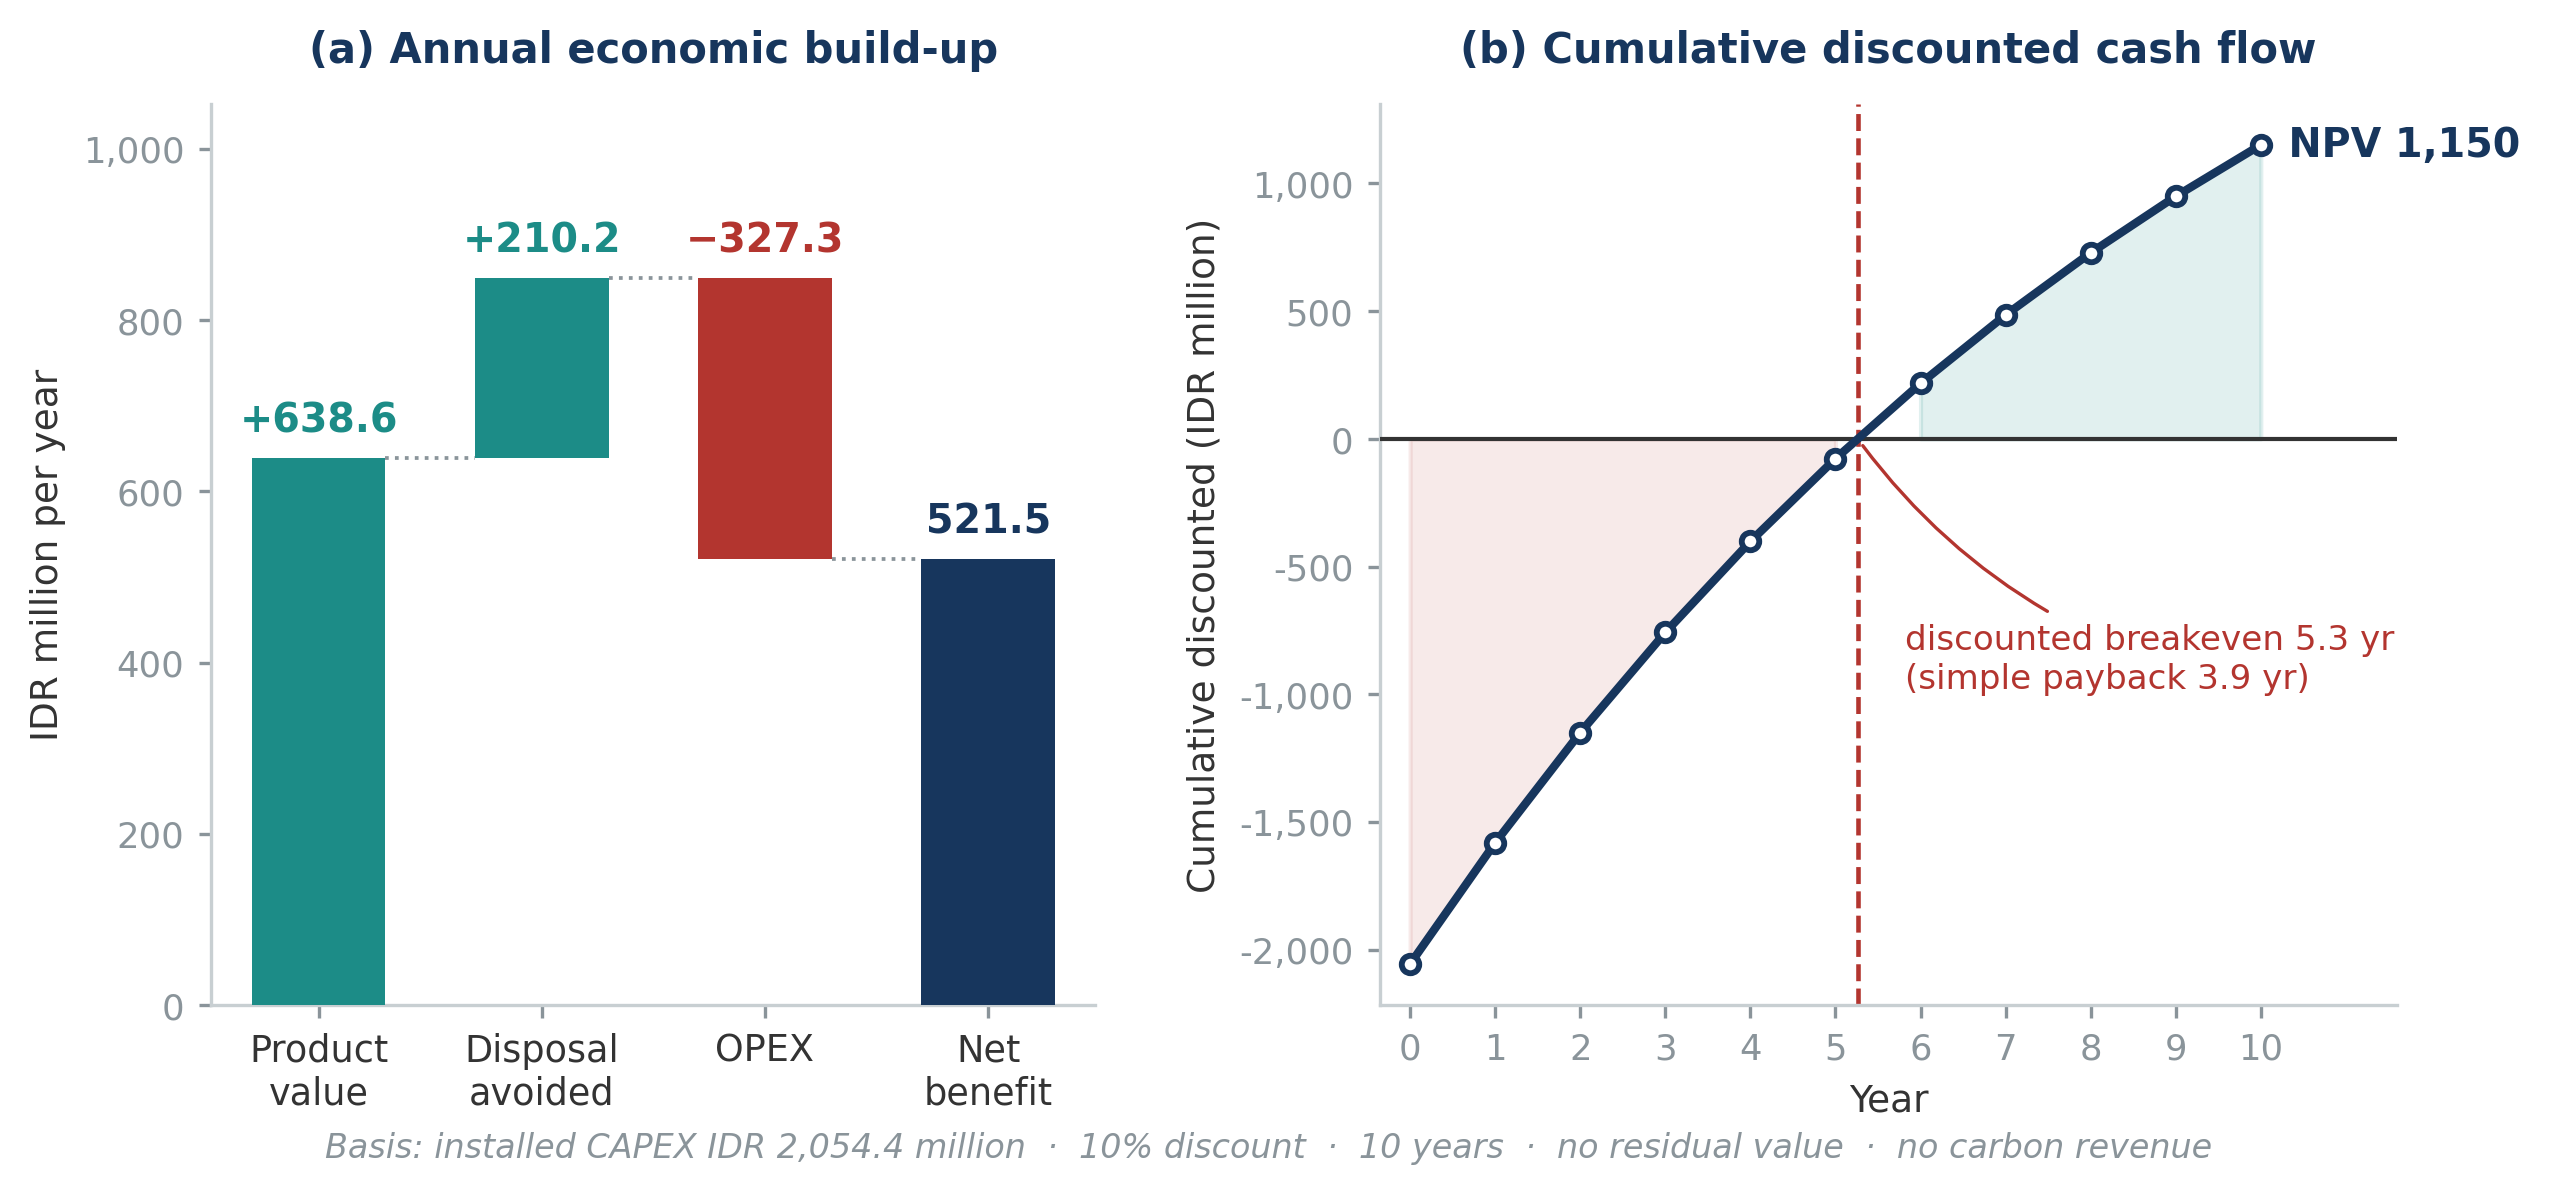

Write the Python code that produced this figure.
# -*- coding: utf-8 -*-
"""Generate Figure 5 of the paper: annual economic build-up and cumulative
discounted cash flow.

This figure is missing from the submitted PDF — only its caption renders.
Building it from the model means that if a number changes, the figure is
regenerated rather than redrawn by hand.

    python figure5.py

Outputs figure5.png (300 dpi, ready to paste into Word) and figure5.pdf (vector).
"""
import sys

import matplotlib
matplotlib.use("Agg")
import matplotlib.pyplot as plt
from matplotlib.ticker import FuncFormatter

from phyto_model import Assumptions, evaluate, MILLION

# Palette follows the paper: navy for section headings, teal for sub-headings.
NAVY = "#17365D"
TEAL = "#1C8C87"
RED = "#B3352F"
GREY = "#8A949A"
RULE = "#C8CFD2"


def _n(x, d=0):
    return f"{x:,.{d}f}"


def build_figure5(a: Assumptions | None = None):
    a = a or Assumptions()
    r = evaluate(a)

    fig, (ax1, ax2) = plt.subplots(
        1, 2, figsize=(9.4, 3.9),
        gridspec_kw={"width_ratios": [1, 1.15], "wspace": 0.3})

    for ax in (ax1, ax2):
        ax.spines[["top", "right"]].set_visible(False)
        ax.spines[["left", "bottom"]].set_color(RULE)
        ax.tick_params(colors=GREY, labelsize=8.5, length=3)

    # ------------- panel (a): annual economic build-up -------------
    product = r["product_revenue"] / MILLION
    disposal = r["disposal_avoided"] / MILLION
    opex = a.opex / MILLION
    net = r["net_benefit"] / MILLION

    labels = ["Product\nvalue", "Disposal\navoided", "OPEX", "Net\nbenefit"]
    bottoms = [0, product, net, 0]
    heights = [product, disposal, opex, net]
    colours = [TEAL, TEAL, RED, NAVY]

    for i, (b, h, c) in enumerate(zip(bottoms, heights, colours)):
        ax1.bar(i, h, bottom=b, color=c, width=0.6, zorder=3)
        sign = "−" if c == RED else "+" if i < 2 else ""
        ax1.text(i, b + h + 20, f"{sign}{_n(h, 1)}", ha="center", va="bottom",
                 fontsize=9.5, color=c, fontweight="bold", zorder=4)

    # dotted connectors carry the eye from one bar to the next
    for x0, y in ((0, product), (1, product + disposal), (2, net)):
        ax1.plot([x0 + 0.30, x0 + 0.70], [y, y], color=GREY, lw=0.9,
                 ls=":", zorder=2)

    ax1.set_xticks(range(4))
    ax1.set_xticklabels(labels, fontsize=8.8, color="#333")
    ax1.set_ylabel("IDR million per year", fontsize=9, color="#333")
    ax1.set_ylim(0, max(product + disposal, net) * 1.24)
    ax1.yaxis.set_major_formatter(FuncFormatter(lambda v, _: _n(v)))
    ax1.set_title("(a) Annual economic build-up", fontsize=10, color=NAVY,
                  fontweight="bold", pad=10)

    # ------------- panel (b): cumulative discounted cash flow -------------
    cum = r["cumulative"] / MILLION
    years = list(range(0, a.life + 1))

    ax2.axhline(0, color="#333", lw=1.0, zorder=3)
    ax2.plot(years, cum, color=NAVY, lw=2.0, marker="o", ms=4.2,
             mfc="white", mec=NAVY, mew=1.4, zorder=4)
    ax2.fill_between(years, cum, 0, where=[c < 0 for c in cum],
                     color=RED, alpha=0.10, zorder=1)
    ax2.fill_between(years, cum, 0, where=[c >= 0 for c in cum],
                     color=TEAL, alpha=0.13, zorder=1)

    # discounted breakeven: linear interpolation at the zero crossing
    crossing = None
    for i in range(1, len(cum)):
        if cum[i - 1] < 0 <= cum[i]:
            crossing = (i - 1) + (-cum[i - 1]) / (cum[i] - cum[i - 1])
            break
    if crossing is not None:
        ax2.axvline(crossing, color=RED, lw=1.1, ls="--", zorder=2)
        # placed in the empty lower-right quadrant so it never crosses the curve
        ax2.annotate(f"discounted breakeven {_n(crossing, 1)} yr\n"
                     f"(simple payback {_n(r['payback'], 1)} yr)",
                     xy=(crossing, 0), xytext=(crossing + 0.55, cum[0] * 0.42),
                     fontsize=8.2, color=RED, ha="left", va="center",
                     arrowprops=dict(arrowstyle="-", color=RED, lw=0.8,
                                     connectionstyle="arc3,rad=-0.15"))

    ax2.text(a.life, cum[-1], f"  NPV {_n(cum[-1])}", fontsize=9.5,
             color=NAVY, fontweight="bold", va="center", ha="left")

    ax2.set_xlabel("Year", fontsize=9, color="#333")
    ax2.set_ylabel("Cumulative discounted (IDR million)", fontsize=9, color="#333")
    ax2.set_xticks(years)
    ax2.set_xlim(-0.35, a.life + 1.6)
    ax2.yaxis.set_major_formatter(FuncFormatter(lambda v, _: _n(v)))
    ax2.set_title("(b) Cumulative discounted cash flow", fontsize=10,
                  color=NAVY, fontweight="bold", pad=10)

    fig.text(0.5, -0.02,
             f"Basis: installed CAPEX IDR {_n(a.capex / MILLION, 1)} million  ·  "
             f"{_n(a.discount_rate * 100)}% discount  ·  {a.life} years  ·  "
             f"no residual value  ·  no carbon revenue",
             ha="center", fontsize=8, color=GREY, style="italic")

    fig.tight_layout()
    return fig


if __name__ == "__main__":
    sys.stdout.reconfigure(encoding="utf-8")
    a = Assumptions()
    r = evaluate(a)
    fig = build_figure5(a)
    fig.savefig("figure5.png", dpi=300, bbox_inches="tight", facecolor="white")
    fig.savefig("figure5.pdf", bbox_inches="tight", facecolor="white")
    print("Saved: figure5.png (300 dpi) and figure5.pdf")
    print(f"  Net benefit : IDR {_n(r['net_benefit'] / MILLION, 1)} million/year")
    print(f"  NPV         : IDR {_n(r['npv'] / MILLION, 0)} million")
    print(f"  IRR         : {_n(r['irr'] * 100, 1)}%")
    print(f"  Payback     : {_n(r['payback'], 1)} years")
